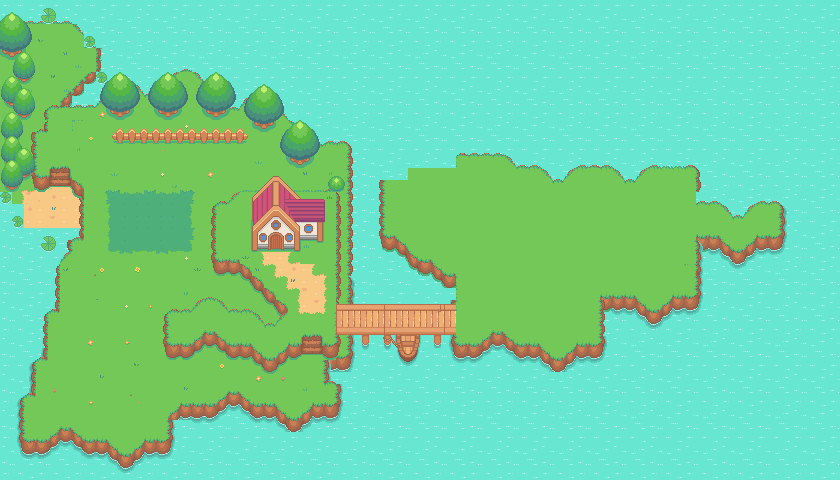

Rendered tile map (Tiled .tmx) drawn with the repository's tilesets; below, a short description and the map source with its tile grids summarised:
An orthogonal 70x40 tile map with 12x12 px tiles, 9 tile layers (Water, Tile Layer 2, Furnish, Upper, ...), 3 hidden layers not drawn, 2 tilesets.

<map version="1.10" tiledversion="1.11.0" orientation="orthogonal" renderorder="right-down" width="70" height="40" tilewidth="12" tileheight="12" infinite="0" nextlayerid="13" nextobjectid="1">
 <tileset firstgid="1" source="PokemonStyles.tsx" />
 <tileset firstgid="1025" source="collision.tsx" />
 <layer id="1" name="Water" width="70" height="40">
  <data>[2800 cells, 2800 non-empty, 12 distinct tile ids]</data>
 </layer>
 <layer id="2" name="Tile Layer 2" width="70" height="40">
  <data>[2800 cells, 1382 non-empty, 191 distinct tile ids]</data>
 </layer>
 <layer id="3" name="Furnish" width="70" height="40">
  <data>[2800 cells, 161 non-empty, 85 distinct tile ids]</data>
 </layer>
 <layer id="4" name="Upper" width="70" height="40">
  <data>[2800 cells, 199 non-empty, 141 distinct tile ids]</data>
 </layer>
 <layer id="5" name="Tile Layer 5" width="70" height="40">
  <data>[2800 cells, 224 non-empty, 108 distinct tile ids]</data>
 </layer>
 <layer id="10" name="sorry" width="70" height="40">
  <data>[2800 cells, 6 non-empty, 6 distinct tile ids]</data>
 </layer>
 <layer id="6" name="Furnish 2" width="70" height="40">
  <data>[2800 cells, 42 non-empty, 35 distinct tile ids]</data>
 </layer>
 <layer id="7" name="Tile Layer 7" width="70" height="40">
  <data>[2800 cells, 0 non-empty, 0 distinct tile ids]</data>
 </layer>
 <layer id="8" name="House" width="70" height="40">
  <data>[2800 cells, 67 non-empty, 66 distinct tile ids]</data>
 </layer>
 <layer id="9" name="collision" width="70" height="40" visible="0" opacity="0.22">
  <data>[2800 cells, 283 non-empty, 2 distinct tile ids]</data>
 </layer>
 <layer id="12" name="battleZone" width="70" height="40" visible="0">
  <data>[2800 cells, 35 non-empty, 1 distinct tile ids]</data>
 </layer>
 <layer id="11" name="Foreground" width="70" height="40" visible="0">
  <data>[2800 cells, 11 non-empty, 3 distinct tile ids]</data>
 </layer>
</map>
